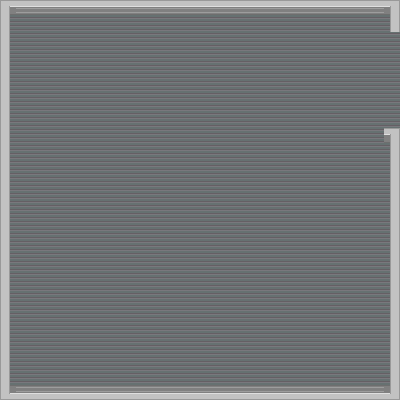

This game map was drawn from its Tiled (.tmx) file and the tilesets committed beside it. A one-line description and the full map source follow:
An orthogonal 25x25 tile map with 16x16 px tiles, 2 tile layers (ground, colission) and 7 objects.

<map version="1.9" tiledversion="1.9.2" orientation="orthogonal" renderorder="right-down" width="25" height="25" tilewidth="16" tileheight="16" infinite="0" nextlayerid="4" nextobjectid="15">
 <tileset firstgid="1" source="laboratorio.tsx" />
 <layer id="1" name="ground" width="25" height="25">
  <data encoding="csv">
423,423,423,423,423,423,423,423,423,423,423,423,423,423,423,423,423,423,423,423,423,423,423,423,423,
423,423,423,423,423,423,423,423,423,423,423,423,423,423,423,423,423,423,423,423,423,423,423,423,423,
423,423,423,423,423,423,423,423,423,423,423,423,423,423,423,423,423,423,423,423,423,423,423,423,423,
423,423,423,423,423,423,423,423,423,423,423,423,423,423,423,423,423,423,423,423,423,423,423,423,423,
423,423,423,423,423,423,423,423,423,423,423,423,423,423,423,423,423,423,423,423,423,423,423,423,423,
423,423,423,423,423,423,423,423,423,423,423,423,423,423,423,423,423,423,423,423,423,423,423,423,423,
423,423,423,423,423,423,423,423,423,423,423,423,423,423,423,423,423,423,423,423,423,423,423,423,423,
423,423,423,423,423,423,423,423,423,423,423,423,423,423,423,423,423,423,423,423,423,423,423,423,423,
423,423,423,423,423,423,423,423,423,423,423,423,423,423,423,423,423,423,423,423,423,423,423,423,423,
423,423,423,423,423,423,423,423,423,423,423,423,423,423,423,423,423,423,423,423,423,423,423,423,423,
423,423,423,423,423,423,423,423,423,423,423,423,423,423,423,423,423,423,423,423,423,423,423,423,423,
423,423,423,423,423,423,423,423,423,423,423,423,423,423,423,423,423,423,423,423,423,423,423,423,423,
423,423,423,423,423,423,423,423,423,423,423,423,423,423,423,423,423,423,423,423,423,423,423,423,423,
423,423,423,423,423,423,423,423,423,423,423,423,423,423,423,423,423,423,423,423,423,423,423,423,423,
423,423,423,423,423,423,423,423,423,423,423,423,423,423,423,423,423,423,423,423,423,423,423,423,423,
423,423,423,423,423,423,423,423,423,423,423,423,423,423,423,423,423,423,423,423,423,423,423,423,423,
423,423,423,423,423,423,423,423,423,423,423,423,423,423,423,423,423,423,423,423,423,423,423,423,423,
423,423,423,423,423,423,423,423,423,423,423,423,423,423,423,423,423,423,423,423,423,423,423,423,423,
423,423,423,423,423,423,423,423,423,423,423,423,423,423,423,423,423,423,423,423,423,423,423,423,423,
423,423,423,423,423,423,423,423,423,423,423,423,423,423,423,423,423,423,423,423,423,423,423,423,423,
423,423,423,423,423,423,423,423,423,423,423,423,423,423,423,423,423,423,423,423,423,423,423,423,423,
423,423,423,423,423,423,423,423,423,423,423,423,423,423,423,423,423,423,423,423,423,423,423,423,423,
423,423,423,423,423,423,423,423,423,423,423,423,423,423,423,423,423,423,423,423,423,423,423,423,423,
423,423,423,423,423,423,423,423,423,423,423,423,423,423,423,423,423,423,423,423,423,423,423,423,423,
423,423,423,423,423,423,423,423,423,423,423,423,423,423,423,423,423,423,423,423,423,423,423,423,423
</data>
 </layer>
 <layer id="2" name="colission" width="25" height="25">
  <data encoding="csv">
2147485036,1542,1542,1542,1542,1542,1542,1542,1542,1542,1542,1542,1542,1542,1542,1542,1542,1542,1542,1542,1542,1542,1542,1542,1388,
1439,0,0,0,0,0,0,0,0,0,0,0,0,0,0,0,0,0,0,0,0,0,0,0,2147485087,
1439,0,0,0,0,0,0,0,0,0,0,0,0,0,0,0,0,0,0,0,0,0,0,0,0,
1439,0,0,0,0,0,0,0,0,0,0,0,0,0,0,0,0,0,0,0,0,0,0,0,0,
1439,0,0,0,0,0,0,0,0,0,0,0,0,0,0,0,0,0,0,0,0,0,0,0,0,
1439,0,0,0,0,0,0,0,0,0,0,0,0,0,0,0,0,0,0,0,0,0,0,0,0,
1439,0,0,0,0,0,0,0,0,0,0,0,0,0,0,0,0,0,0,0,0,0,0,0,0,
1439,0,0,0,0,0,0,0,0,0,0,0,0,0,0,0,0,0,0,0,0,0,0,0,0,
1439,0,0,0,0,0,0,0,0,0,0,0,0,0,0,0,0,0,0,0,0,0,0,0,1388,
1439,0,0,0,0,0,0,0,0,0,0,0,0,0,0,0,0,0,0,0,0,0,0,0,2147485087,
1439,0,0,0,0,0,0,0,0,0,0,0,0,0,0,0,0,0,0,0,0,0,0,0,2147485087,
1439,0,0,0,0,0,0,0,0,0,0,0,0,0,0,0,0,0,0,0,0,0,0,0,2147485087,
1439,0,0,0,0,0,0,0,0,0,0,0,0,0,0,0,0,0,0,0,0,0,0,0,2147485087,
1439,0,0,0,0,0,0,0,0,0,0,0,0,0,0,0,0,0,0,0,0,0,0,0,2147485087,
1439,0,0,0,0,0,0,0,0,0,0,0,0,0,0,0,0,0,0,0,0,0,0,0,2147485087,
1439,0,0,0,0,0,0,0,0,0,0,0,0,0,0,0,0,0,0,0,0,0,0,0,2147485087,
1439,0,0,0,0,0,0,0,0,0,0,0,0,0,0,0,0,0,0,0,0,0,0,0,2147485087,
1439,0,0,0,0,0,0,0,0,0,0,0,0,0,0,0,0,0,0,0,0,0,0,0,2147485087,
1439,0,0,0,0,0,0,0,0,0,0,0,0,0,0,0,0,0,0,0,0,0,0,0,2147485087,
1439,0,0,0,0,0,0,0,0,0,0,0,0,0,0,0,0,0,0,0,0,0,0,0,2147485087,
1439,0,0,0,0,0,0,0,0,0,0,0,0,0,0,0,0,0,0,0,0,0,0,0,2147485087,
1439,0,0,0,0,0,0,0,0,0,0,0,0,0,0,0,0,0,0,0,0,0,0,0,2147485087,
1439,0,0,0,0,0,0,0,0,0,0,0,0,0,0,0,0,0,0,0,0,0,0,0,2147485087,
1439,0,0,0,0,0,0,0,0,0,0,0,0,0,0,0,0,0,0,0,0,0,0,0,2147485087,
1073743211,1073743366,1073743366,1073743366,1073743366,1073743366,1073743366,1073743366,1073743366,1073743366,1073743366,1073743366,1073743366,1073743366,1073743366,1073743366,1073743366,1073743366,1073743366,1073743366,1073743366,1073743366,1073743366,1073743366,3221226859
</data>
 </layer>
 <objectgroup id="3" name="colisao-paredes">
  <object id="2" x="1.33333" y="0.666667" width="397.667" height="11.6667" />
  <object id="7" x="1" y="12.6667" width="8.33333" height="387" />
  <object id="10" x="9.75" y="385.875" width="380.25" height="13.625" />
  <object id="11" x="383.818" y="128.364" width="15.8182" height="13.0909" />
  <object id="12" x="390.909" y="141.455" width="8.36364" height="257.636" />
  <object id="13" x="390" y="12.5455" width="9.27273" height="19.4545" />
  <object id="14" x="420.545" y="52.7273" />
 </objectgroup>
</map>
